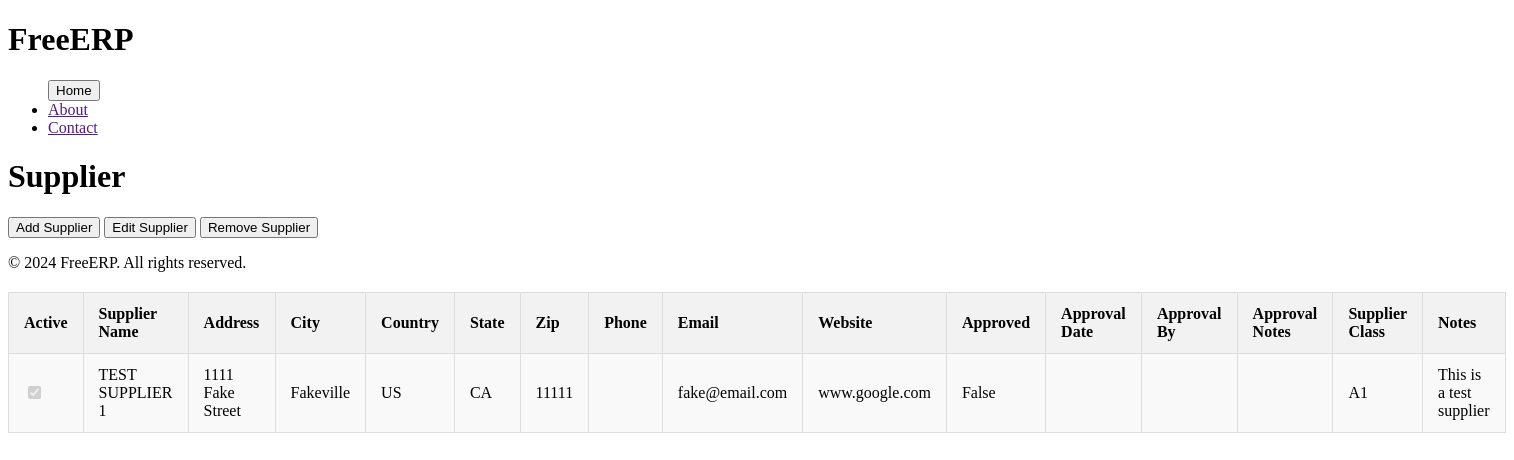
The page /Material/Suppliers on the database its author committed.
### Material/models.py (models this page shows, shortened)
class Supplier(models.Model):
    name = models.CharField('NAME', unique=True, max_length=50, null=True, blank=True)
    address = models.CharField('ADDRESS', max_length=75, null=True, blank=True)
    city = models.CharField('CITY', max_length=50, null=True, blank=True)
    country = models.CharField('COUNTRY', max_length=50, null=True, blank=True)
    state = models.CharField('STATE', max_length=50, null=True, blank=True)
    zip = models.CharField('ZIP', max_length=10, null=True, blank=True)
    phone_number = models.CharField('PHONE_NUMBER', max_length=25, null=True, blank=True)
    email = models.EmailField('EMAIL', max_length=50, null=True, blank=True)
    website = models.URLField('WEBSITE', max_length=50, null=True, blank=True)
    approved = models.BooleanField('APPROVED_SUPPLIER', default=False, null=True, blank=True)
    approved_date = models.DateField('APPROVED_DATE', null=True, blank=True)
    approved_by = models.CharField('APPROVED_BY', max_length=50, null=True, blank=True)
    approved_notes = models.TextField('APPROVED_NOTES', max_length=250, null=True, blank=True)
    supplier_class = models.ForeignKey(SupplierClass, on_delete=models.CASCADE,null=True, blank=True)
    notes = models.TextField('NOTES', max_length=250, null=True, blank=True)
    active = models.BooleanField('ACTIVE', default=True, null=True, blank=True)
    last_audit_date = models.DateField('LAST_AUDIT_DATE', null=True, blank=True)
    associated_company = models.ForeignKey(Company, on_delete=models.CASCADE,null=True, blank=True)

class SupplierClass(models.Model):
    class_type = models.TextField('CLASS_TYPE', max_length=6, null=True, blank=True)
    description = models.TextField('DESCRIPTION', max_length=150, null=True, blank=True)
    def __str__(self):
        return self.class_type

### Material/views.py (the view)
# urls.py: path('Suppliers', views.suppliers, name='suppliers'),
def suppliers(request):
    suppliers = Supplier.objects.all()
    if request.method == 'POST':
        form = SupplierForm(request.POST)
        if form.is_valid():
            print(form.data)
    else:
        form = SupplierForm()
    return render(request, 'suppliers.html', context={'form': form, 'suppliers': suppliers})

### Material/forms.py
class SupplierForm(ModelForm):
    class Meta:
        model = Supplier
        fields = ['name', 'address', 'city', 'country', 'state', 'zip', 'phone_number', 'email', 'website', 'supplier_class','notes']

### Material/templates/suppliers.html (shortened to what this page needs)
{% extends 'base.html' %}
{% block content %}
<div class="container">
    <h1>Supplier</h1>
    <div class="button-container" id="supplier-btn-container">
        <button id="add-supplier-btn">Add Supplier</button>
        <button id="edit-supplier-btn">Edit Supplier</button>
        <button id="remove-supplier-btn">Remove Supplier</button>
    </div>
</div>
<div class="supplier-info" id="supplier-info">
    <table class="supplier-table" id="supplier-table">
        <tr>
            <th>Active</th>
            <th>Supplier Name</th>
            <th>Address</th>
            <th>City</th>
            <th>Country</th>
            <th>State</th>
            <th>Zip</th>
            <th>Phone</th>
            <th>Email</th>
            <th>Website</th>
            <th>Approved</th>
            <th>Approval Date</th>
            <th>Approval By</th>
            <th>Approval Notes</th>
            <th>Supplier Class</th>
            <th>Notes</th>
        </tr>
        {% for supplier in suppliers %}
        <tr>
            <td><input type="checkbox" {% if supplier.active %}checked{% endif %} disabled></td>
            <td>{{ supplier.name }}</td>
            <td>{{ supplier.address }}</td>
            <td>{{ supplier.city }}</td>
            <td>{{ supplier.country }}</td>
            <td>{{ supplier.state }}</td>
            <td>{{ supplier.zip }}</td>
            <td>{{ supplier.phone }}</td>
            <td>{{ supplier.email }}</td>
            <td>{{ supplier.website }}</td>
            <td>{{ supplier.approved }}</td>
            <td>{{ supplier.approval_date }}</td>
            <td>{{ supplier.approval_by }}</td>
            <td>{{ supplier.approval_notes }}</td>
            <td>{{ supplier.supplier_class }}</td>
            <td>{{ supplier.notes }}</td>
        </tr>
        {% endfor %}
</div>
{% endblock %}

### Material/static/css/styles.css (style rules this page uses)
table { width: 100%; border-collapse: collapse; margin: 20px 0; font-size: 16px; text-align: left; }
th, td { padding: 12px 15px; border: 1px solid #ddd; }
th { background-color: #f2f2f2; font-weight: bold; }
tr:nth-child(even) { background-color: #f9f9f9; }

### rows shown on the page
Supplier: active "☑", name "TEST SUPPLIER 1", address "1111 Fake Street", city "Fakeville", country "US", state "CA", zip "11111", email "fake@email.com", website "www.google.com", approved "False", supplier_class "A1", notes "This is a test supplier"
